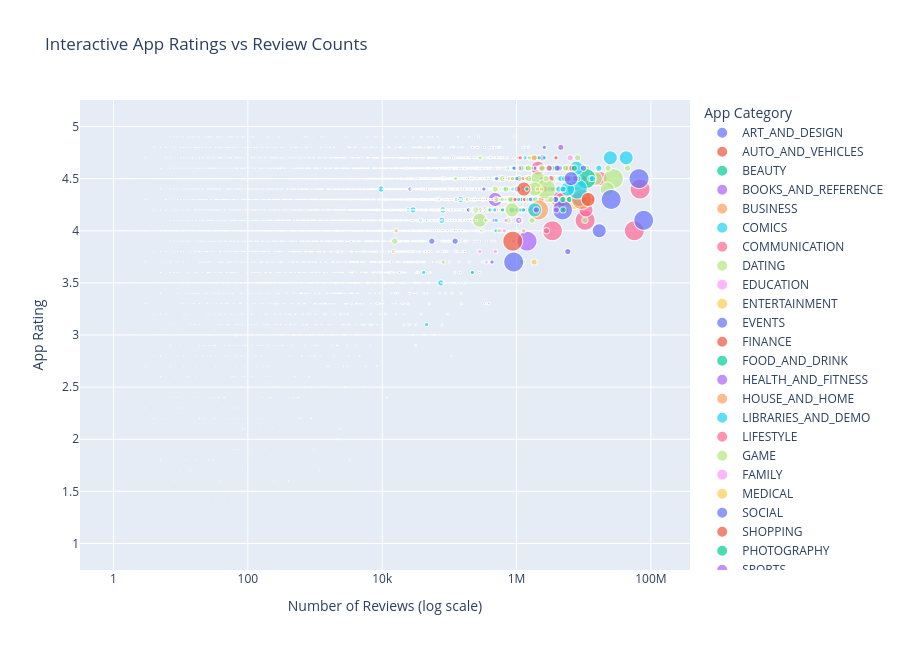

Notebook cell for this chart:
### Code cell
interactive_apps = apps.dropna(
    subset=["Rating", "Installs", "Reviews", "Category"]
).copy()

interactive_apps = interactive_apps[
    (interactive_apps["Installs"] > 0) &
    (interactive_apps["Reviews"] >= 0)
]

fig = px.scatter(
    interactive_apps,
    x="Reviews",
    y="Rating",
    color="Category",
    size="Installs",
    hover_name="App",
    log_x=True,
    title="Interactive App Ratings vs Review Counts",
    labels={
        "Reviews": "Number of Reviews (log scale)",
        "Rating": "App Rating",
        "Installs": "Approximate Installs"
    }
)

fig.update_layout(
    height=650,
    legend_title_text="App Category"
)

fig.show()
